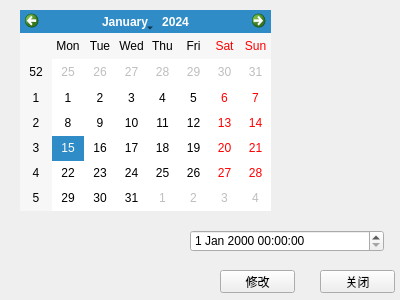
<?xml version="1.0" encoding="UTF-8"?>
<ui version="4.0">
 <class>ModifyServerTimeWidget</class>
 <widget class="QWidget" name="ModifyServerTimeWidget">
  <property name="geometry">
   <rect>
    <x>0</x>
    <y>0</y>
    <width>400</width>
    <height>300</height>
   </rect>
  </property>
  <property name="windowTitle">
   <string>Form</string>
  </property>
  <property name="autoFillBackground">
   <bool>true</bool>
  </property>
  <widget class="QDateTimeEdit" name="dateTimeEdit">
   <property name="geometry">
    <rect>
     <x>190</x>
     <y>230</y>
     <width>194</width>
     <height>22</height>
    </rect>
   </property>
  </widget>
  <widget class="QPushButton" name="pushButton">
   <property name="geometry">
    <rect>
     <x>220</x>
     <y>270</y>
     <width>75</width>
     <height>23</height>
    </rect>
   </property>
   <property name="text">
    <string>修改</string>
   </property>
  </widget>
  <widget class="QPushButton" name="pushButton_2">
   <property name="geometry">
    <rect>
     <x>320</x>
     <y>270</y>
     <width>75</width>
     <height>23</height>
    </rect>
   </property>
   <property name="text">
    <string>关闭</string>
   </property>
  </widget>
  <widget class="QCalendarWidget" name="calendarWidget">
   <property name="geometry">
    <rect>
     <x>20</x>
     <y>10</y>
     <width>251</width>
     <height>201</height>
    </rect>
   </property>
  </widget>
 </widget>
 <resources/>
 <connections/>
</ui>
